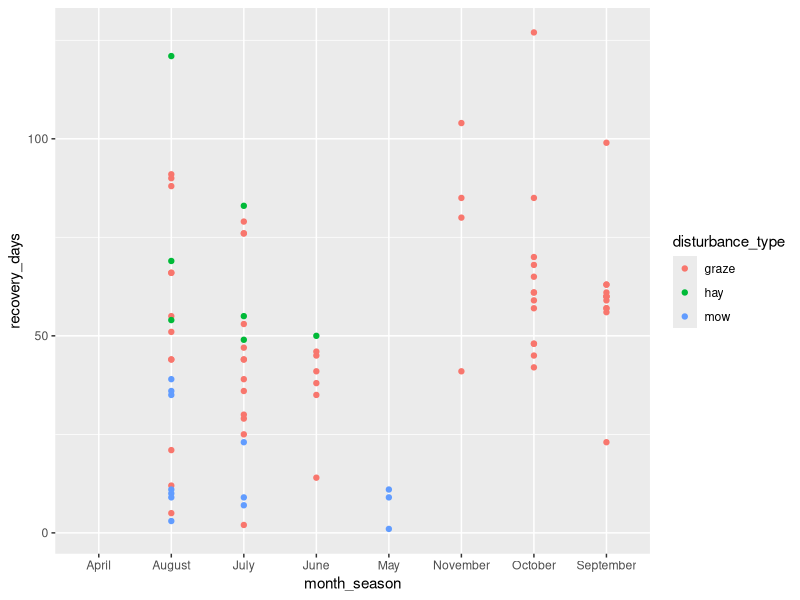
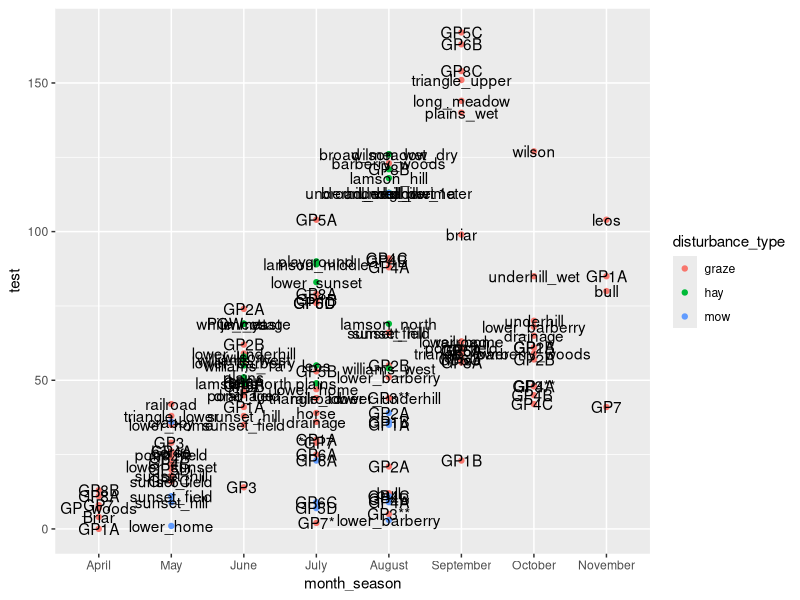
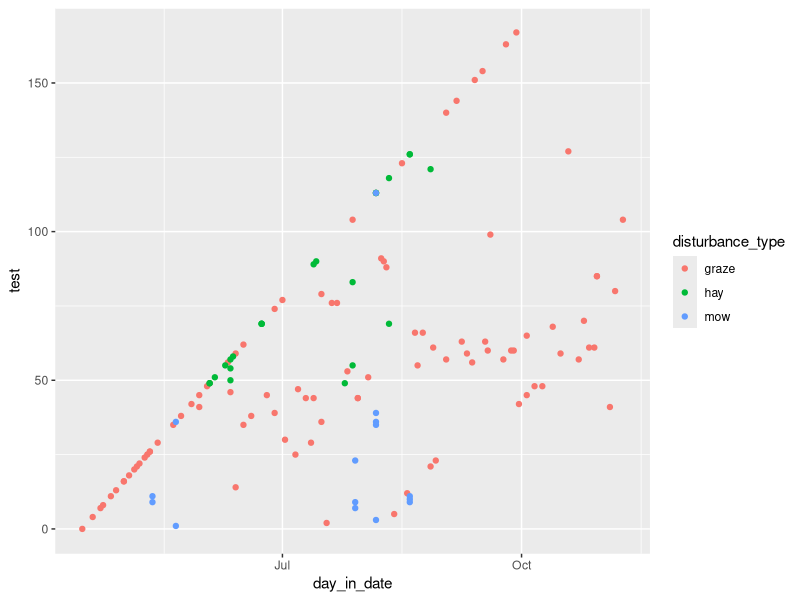
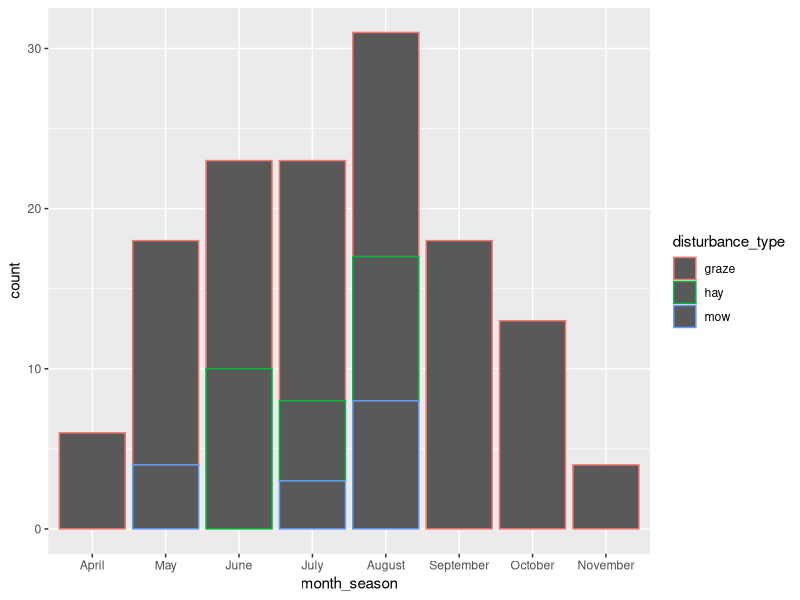
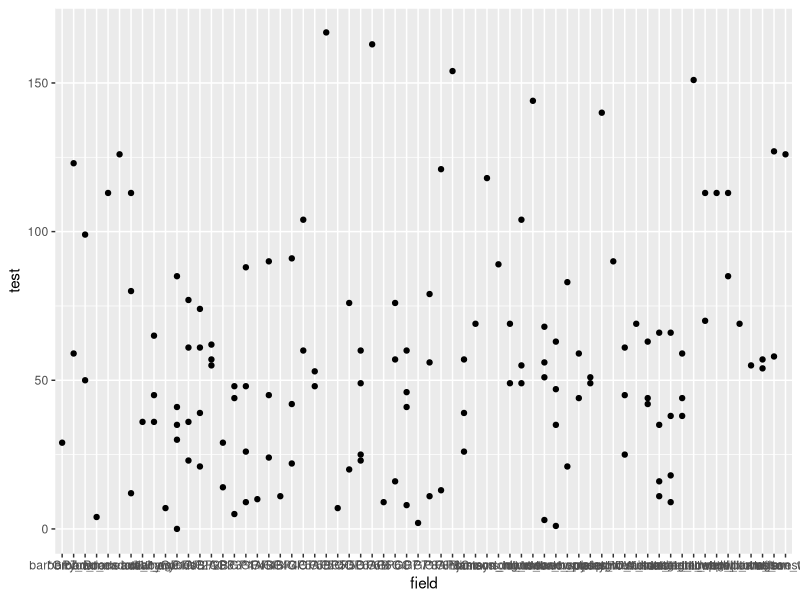

Write the R code that produced these figures, in order.
recoveryupdated<-read.csv("recoveryupdated.csv")
library(tidyverse)
ggplot(recoveryupdated, aes(month_season, recovery_days))+
  geom_point(aes(color=disturbance_type))
# Source - https://stackoverflow.com/a
# Posted by Metrics
# Retrieved 2025-11-17, License - CC BY-SA 3.0

#lists months in calendar order instead of alphabetical
recoveryupdated$month_season <- factor(recoveryupdated$month_season, levels = c("April", "May", "June", "July", "August", "September", "October", "November"))
install.packages("lubridate")
library("lubridate")
#creates test column that measures days from 4/15(start of season). For columns with a disturbance #1, 0 is returned for recoverydays
recovery2<-recoveryupdated|>
  mutate(day_in_date=mdy(day_in_date))|>
  mutate(totaldays=day_in_date-mdy("4/15/2025"))|>
  mutate(recovery_days=ifelse(is.na(recovery_days), 0, recovery_days))|>
  mutate(test=ifelse(recovery_days==0, totaldays, recovery_days))
glimpse(recovery2)

ggplot(recovery2, aes(month_season, test))+
  geom_point(aes(color=disturbance_type))+
  geom_text(aes(label=field))
recovery2$month_season <- factor(recovery2$month_season, levels = c("April", "May", "June", "July", "August", "September", "October", "November"))

ggplot(recovery2, aes(day_in_date, test))+
  geom_point(aes(color=disturbance_type, group=field))

ggplot(recovery2, aes(month_season))+
  geom_bar(aes(color=disturbance_type))

library(dplyr)

recovery2 <- recovery2 %>%
  mutate(target = case_when(
    month_season == "April" ~ 15,
    month_season == "May" ~ 18,
    month_season == "June" ~ 24,
    month_season == "July" ~ 30,
    month_season == "August" ~ 36,
    month_season == "September" ~ 42))

?case_when()

ggplot(recovery2, aes(x=field, y=test))+
         geom_point()



  